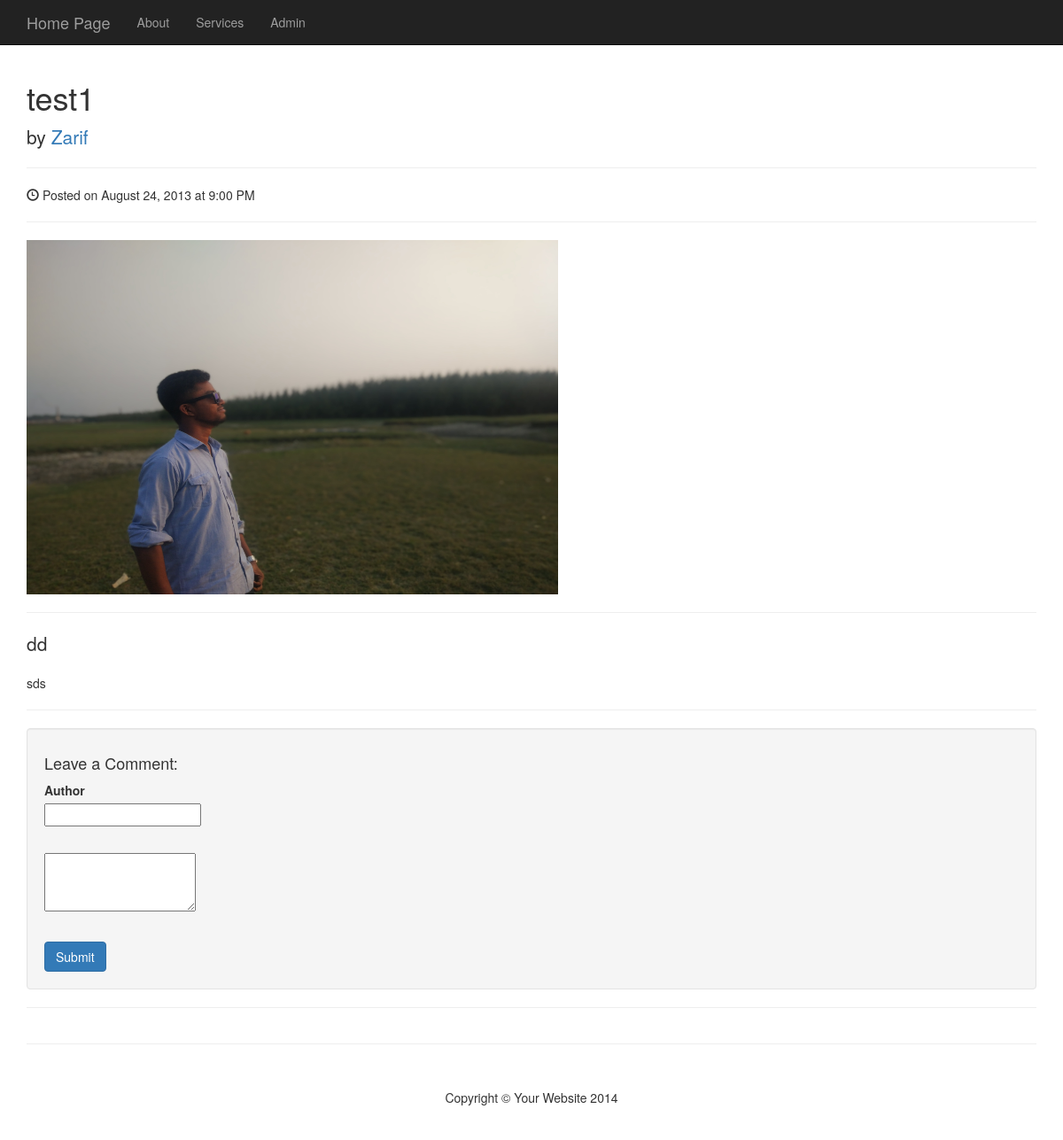
Page /photo.php?id=1 on the committed database.
### tables this page shows
CREATE TABLE `photos` (
  `id` int(11) NOT NULL,
  `title` varchar(128) NOT NULL,
  `caption` varchar(128) NOT NULL,
  `description` varchar(128) NOT NULL,
  `filename` varchar(128) NOT NULL,
  `alternate_text` varchar(128) NOT NULL,
  `type` varchar(128) NOT NULL,
  `size` varchar(128) NOT NULL
);

### admin/includes/database.php (called while the page is built, shortened)
<?php
class Database {
  public $connection;
  public function open_db_connection(){
    $this->connection = mysqli_connect(DB_HOST, DB_USER, DB_PASS, DB_NAME);
  }
  public function query($sql){
    if ($result = mysqli_query($this->connection, $sql)) {
      return $result;
    } else {
      die("Error: " . $sql . "<br>" . mysqli_error($this->connection));
    }
  }
}
$database = new Database();
?>

### admin/includes/db_object.php (called while the page is built, shortened)
<?php
  class Db_object {
    public static function find_by_id($id){
      $result_set_array = static::find_by_query("SELECT * FROM " . static::$db_table . " WHERE id = {$id} LIMIT 1");
      return !empty($result_set_array) ? array_shift($result_set_array) : false;
    }
    public static function find_by_query($sql) {
      global $database;
      $result_set = $database->query($sql);
      $the_object_array = array();
      while($row = mysqli_fetch_array($result_set)){
        $the_object_array[] = static::instantation($row);
      }
      return $the_object_array;
    }
    public static function instantation($the_record){
      $the_object = new $calling_class;
      foreach($the_record as $the_attribute => $value) {
        if($the_object->has_the_attribute($the_attribute)){
          $the_object->$the_attribute = $value;
        }
      }
      return $the_object;
    }
    public function has_the_attribute($the_attribute){
      $object_properties = get_object_vars($this);
      return array_key_exists($the_attribute, $object_properties);
    }
  }
?>

### admin/includes/photo.php (called while the page is built, shortened)
<?php
class Photo extends Db_object {
  public $filename;
  public $upload_directory = 'images';
  public function picture_path() {
    return $this->upload_directory. DS .$this->filename;
  }
}
?>

### photo.php (the view, shortened to what this page needs)
<?php include("includes/header.php"); ?>
<?php
$photo = Photo::find_by_id($_GET['id']);
?>
<div class="row">
    <div class="col-lg-12">
        <h1><?php echo $photo->title; ?></h1>
        <p class="lead">
            by <a href="#">Zarif</a>
        </p>
        <hr>
        <p><span class="glyphicon glyphicon-time"></span> Posted on August 24, 2013 at 9:00 PM</p>
        <hr>
        <img class="img-responsive" style= "width: 600px; height: 400px;" src="admin/<?php echo $photo->picture_path(); ?>" alt="">
        <hr>
        <p class="lead"><?php echo $photo->caption; ?></p>
        <p><?php echo $photo->description; ?></p>
        <hr>
        <div class="well">
            <h4>Leave a Comment:</h4>
            <form role="form" method="post">
                <div class="form-group">
                    <label for="">Author</label><br>
                    <input type="text" name="author" class="form-group">
                </div>
                <div class="form-group">
                    <textarea name="body" id="" class="form-group" rows="3"></textarea>
                </div>
                <button type="submit" name="submit" class="btn btn-primary">Submit</button>
            </form>
        </div>
        <hr>
    </div>
</div>
    <?php include("includes/footer.php"); ?>

### css/blog-home.css (style rules this page uses)
body { padding-top: 70px; }

### rows in the picture
photos: title "test1", filename (picture), caption "dd", description "sds"
